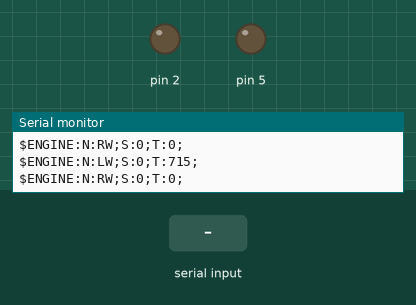
A sketch run on a simulated Arduino Uno, built with avr-gcc and run on an emulated ATmega328P. On the bench: output pins drawn as LEDs (lit = HIGH), the last lines printed to the serial monitor. The inputs (shaded band) are chosen by the test bench. Pins used as bus, display or sensor lines are not drawn.

Above: at 1.2 s.
1.3 s: "b" received over Serial
At 1.6 s:
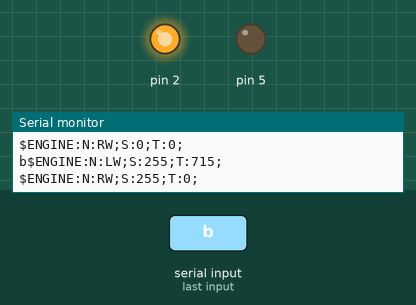
2.8 s: "r" received over Serial
At 3.9 s:
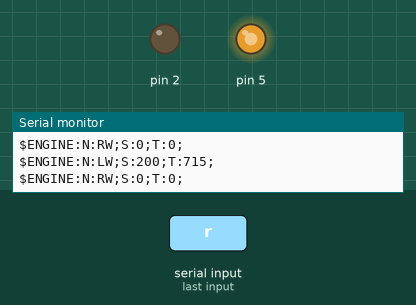
4.3 s: "f" received over Serial
At 5.1 s:
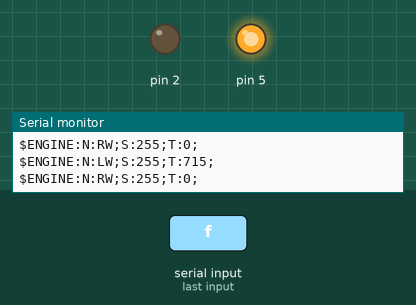
5.8 s: "l" received over Serial
At 6.2 s:
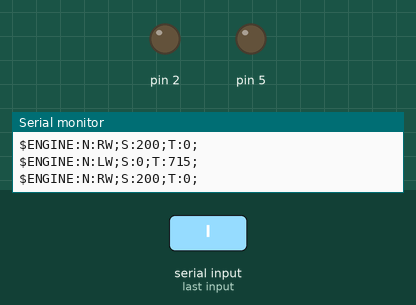
Timing chart, 0 to 8.3 s (numbered marks = the images above; inputs shaded):
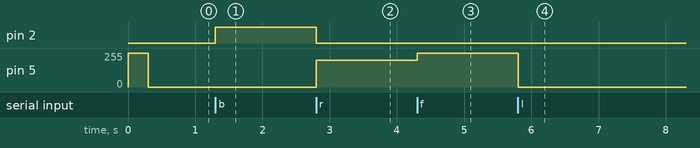

The sketch:

bot_2.ino
```cpp
/*

http://www.bajdi.com

 L9110 motor driver controlling 2 small DC motors
 */
/*
const int AIA = 9;  // (pwm) pin 9 connected to pin A-IA
const int AIB = 5;  // (pwm) pin 5 connected to pin A-IB
const int BIA = 10; // (pwm) pin 10 connected to pin B-IA
const int BIB = 6;  // (pwm) pin 6 connected to pin B-IB
*/
const int AIA = 0;  // (pwm) pin 9 connected to pin A-IA
const int AIB = 1;  // (pwm) pin 5 connected to pin A-IB
const int BIA = 2; // (pwm) pin 10 connected to pin B-IA
const int BIB = 5;  // (pwm) pin 6 connected to pin B-IB

const int lwCounterPIN = 10;
const int rwCounterPIN = 11;

const int statusInfoInterval = 2000; // in milliseconds
const int numberOfTicks = 12; // ticks per rotation


volatile long leftWheelCounter;
volatile long rightWheelCounter;

volatile long leftWheelInterval;
volatile long rightWheelInterval;

volatile long leftWheelLastMillis;
volatile long rightWheelLastMillis;

const byte dirForward = 0;
const byte dirBackward = 1;

typedef String (*funcptr)();

class sInfo{
  public:
   inline virtual void statusInfo(){
   }
};

class Telemetry {
    long reportIntervalMS;
    long lastUpdate;
    sInfo *infos[10];
    int ptrCnt;
  public:
      Telemetry(long interval){
        this->reportIntervalMS = interval;
        this->lastUpdate = 0;
        this->ptrCnt = 0;
      }

      void update(){

        long msNow = millis();
        if((msNow - this->lastUpdate) > this->reportIntervalMS) {

          for (byte i=0; i<this->ptrCnt; i++){
            sInfo *fce = this->infos[i];
            fce->statusInfo();
          }

          this->lastUpdate = millis();
        }
      }

      void registerInfo(sInfo *reporter){
          if(this->ptrCnt < 10){
             this->infos[this->ptrCnt] = reporter;
             this->ptrCnt ++;
        }

      }
};

class Engine : public sInfo {

  byte xIA;
  byte xIB;

  byte wheelSpeed;

  volatile long * rpmTotalTicks;
  long rpmTriggerTicks;

  String name;

  long timerStart;
  long timerStop;

  int wheelRPM;

  byte direction;

  public:
     Engine(byte xia, byte xib, String name){
       this->xIA = xia;
       this->xIB = xib;
       this->wheelSpeed = 0;
       this->direction = dirForward;
       this->name = name;
 }

     void start(){
        pinMode(this->xIA, OUTPUT); // set pins to output
        pinMode(this->xIB, OUTPUT);
     }

     Engine* setDirection(byte dir){
       this->direction = dir;
       return this;
     }

     Engine * setSpeed(byte speed){
       this->wheelSpeed = speed;
       return this;
     }

     Engine * setRuntime(long msToRun){
       this->timerStop = millis() + msToRun;
     }

     Engine * setRunTicks(long ticksToStop){
       if(ticksToStop == 0){
         this->rpmTriggerTicks = 0;
         return this;
       }
       this->rpmTriggerTicks = *this->rpmTotalTicks + ticksToStop;
       return this;
     }

     Engine * forward(){
        analogWrite(this->xIA, 0);
        analogWrite(this->xIB, wheelSpeed);
     }

     Engine * backward(){
        analogWrite(this->xIA, wheelSpeed);
        analogWrite(this->xIB, 0);
     }

     void stop(){
        analogWrite(this->xIA, 0);
        analogWrite(this->xIB, 0);
        this->wheelSpeed = 0;
     }

     void attachCounter(volatile long *cnt){
         this->rpmTotalTicks = cnt;
     }

     void update(){
       if(this->wheelSpeed == 0){
           this->stop();
           return;
       }

       if(this->direction == dirForward)
         this->forward();
       else
         this->backward();

       // tikker limit
       if(this->rpmTriggerTicks != 0){ // pocet tiku
           if(this->rpmTriggerTicks < *this->rpmTotalTicks){
             this->stop();
             this->rpmTriggerTicks = 0;
           }
       }

       // timer limit
       if(this->timerStop != 0){
         long timerMillis = millis();
         if(this->timerStop <= timerMillis){
           this->stop();
           this->timerStop = 0;
         }
       }
     }//update


     virtual void statusInfo(){
        Serial.print("$ENGINE:");
        Serial.print("N:");Serial.print(this->name.c_str());Serial.print(";");
        Serial.print("S:");Serial.print(this->wheelSpeed);Serial.print(";");
        Serial.print("T:");Serial.print((long)this->rpmTotalTicks);Serial.print(";");
        Serial.println("");
       /*
        ; nfo.concat(";");
        nfo += "S:"; nfo += this->wheelSpeed; nfo += ';';
        nfo += "T:"; nfo += (long)this->rpmTotalTicks; nfo += ';';/**/
        //Serial.println(xstr);
     }

};

byte speed = 255;  // change this (0-255) to control the speed of the motors

Engine *leftMotor;
Engine *rightMotor;

Telemetry *tlmtry;

long statusStringMillis;


void setup() {
  leftWheelCounter = 0;
  rightWheelCounter = 0;

  leftWheelLastMillis = 0;
  rightWheelLastMillis = 0;

  leftWheelInterval = 0;
  rightWheelInterval = 0;

  attachInterrupt(lwCounterPIN,leftWheelISR,CHANGE);
  attachInterrupt(rwCounterPIN,rightWheelISR,CHANGE);

  Serial.begin(9600); //open connection to bt/ble module
  Serial.println("#RESTART");
  leftMotor = new Engine(BIA,BIB,"LW");
  rightMotor = new Engine(AIA,AIB,"RW");
  tlmtry = new Telemetry(200);

  tlmtry->registerInfo(leftMotor);
  tlmtry->registerInfo(rightMotor);

  leftMotor->attachCounter(&leftWheelCounter);
  leftMotor->attachCounter(&rightWheelCounter);

  leftMotor ->start();
  rightMotor->start();

  leftMotor->setSpeed(255)->setRuntime(300);
  rightMotor->setSpeed(255)->setDirection(dirBackward)->setRuntime(300);

 // delay(5);
 // leftMotor->
}

void loop() {
    if(Serial.available()){
    char input = Serial.read();
    //route based on input

    if(input == 'f'){
      botForward(255);
    }
    else if(input == 'b'){
      botReverse(255);
    }
    else if(input == 'r'){
      botRight(200);
    }
    else if(input == 'l'){
      botLeft(200);
    }
    else if(input == 's'){
      botStop();
    }
   else if(input == 'x'){
      botHardRight(255);
    }
   else if(input == 'y'){
      botHardLeft(255);
    }else{
      botStop();
    }
      Serial.write(input);

  }

  leftMotor->update();
  rightMotor->update();
  tlmtry->update();
}

// ISR -------
void leftWheelISR(){
  leftWheelCounter ++;
  leftWheelInterval = millis() - leftWheelLastMillis;
  leftWheelLastMillis = millis();
}

void rightWheelISR(){
  rightWheelCounter ++;
  rightWheelInterval = millis() - rightWheelLastMillis;
  rightWheelLastMillis = millis();
}
// commands  ----------------------

void botForward(int botSpeed){
  leftMotor->setSpeed(botSpeed)->setDirection(dirForward);
  rightMotor->setSpeed(botSpeed)->setDirection(dirForward);
}

void botReverse(int botSpeed){
  leftMotor->setSpeed(botSpeed)->setDirection(dirBackward);
  rightMotor->setSpeed(botSpeed)->setDirection(dirBackward);
}

void botRight(int botSpeed){
  rightMotor->stop();
  leftMotor->setSpeed(botSpeed)->setDirection(dirForward);
}

void botHardRight(int botSpeed){
  rightMotor->setSpeed(botSpeed)->setDirection(dirBackward);
  leftMotor->setSpeed(botSpeed)->setDirection(dirForward);
}

void botLeft(int botSpeed){
  leftMotor->stop();
  rightMotor->setSpeed(botSpeed)->setDirection(dirForward);
}

void botHardLeft(int botSpeed){
  rightMotor->setSpeed(botSpeed)->setDirection(dirForward);
  leftMotor->setSpeed(botSpeed)->setDirection(dirBackward);
}

void botStop(){
  leftMotor->stop();
  rightMotor->stop();
}
```

Measured:
- after the input at 1.3 s, pin 2: LOW → HIGH at once
- after the input at 2.8 s, pin 2: HIGH → LOW at once; pin 5: 0/255 → 200/255 at once
- after the input at 4.3 s, pin 5: 200/255 → 255/255 at once
- after the input at 5.8 s, pin 5: 255/255 → 0/255 at once
